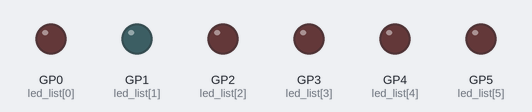
A program run on a simulated Raspberry Pi Pico running MicroPython. On the bench: output pins drawn as LEDs (lit = HIGH). Wiring (from the project's diagram.json): red LED on GP0, cyan LED on GP1, red LED on GP2, red LED on GP3, red LED on GP4, red LED on GP5.

Above: at 0.1 s.
At 4.1 s:
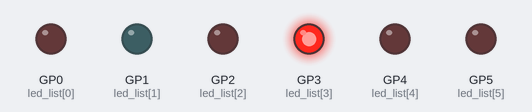
At 9.1 s:
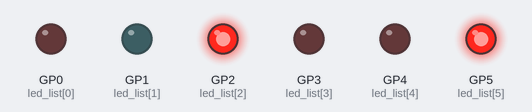
At 19.1 s:
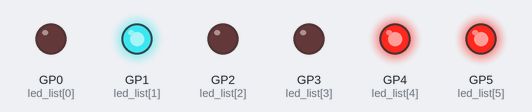
At 29.1 s:
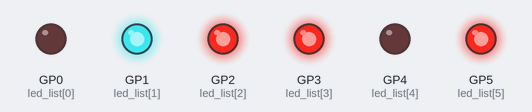
At 39.1 s:
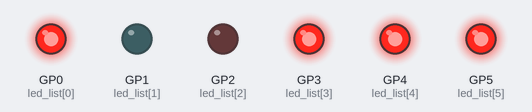
Timing chart, 0 to 40.0 s (numbered marks = the images above):
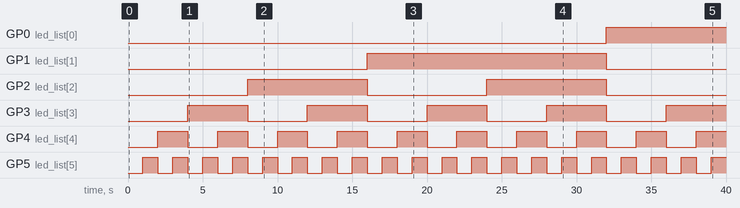

The program:

main.py
```python
from machine import Pin
import utime

def nextBinary(arr):
    n=len(arr)
    for i in range(n-1,-1,-1):
        if arr[i]==0:
            arr[i]=1
            return arr
        else:
            arr[i]=0
    return arr

def glow(leds):
  n=len(leds)
  stats=[0 for _ in range(n)]
  while True:
    for led,stat in zip(leds,stats):
      led.value(stat)
    utime.sleep(1)
    nextBinary(stats)


led_list=[
  Pin(0,Pin.OUT),
  Pin(1,Pin.OUT),
  Pin(2,Pin.OUT),
  Pin(3,Pin.OUT),
  Pin(4,Pin.OUT),
  Pin(5,Pin.OUT)
  ]

glow(led_list)
```

Measured:
- by itself, GP0 (led_list[0]): LOW → HIGH at 32.0 s
- by itself, GP1 (led_list[1]): LOW → HIGH at 16.0 s, → LOW 16.0 s later
- by itself, GP2 (led_list[2]): alternates HIGH for 8.0 s and LOW for 8.0 s
- by itself, GP3 (led_list[3]): alternates HIGH for 4.0 s and LOW for 4.0 s
- by itself, GP4 (led_list[4]): alternates HIGH for 2.0 s and LOW for 2.0 s
- by itself, GP5 (led_list[5]): alternates HIGH for 1.0 s and LOW for 1.0 s
